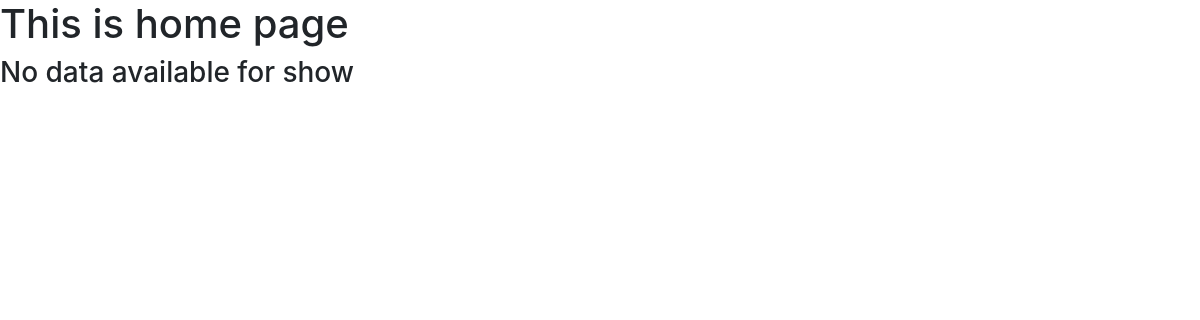
Before: / with the older database file.
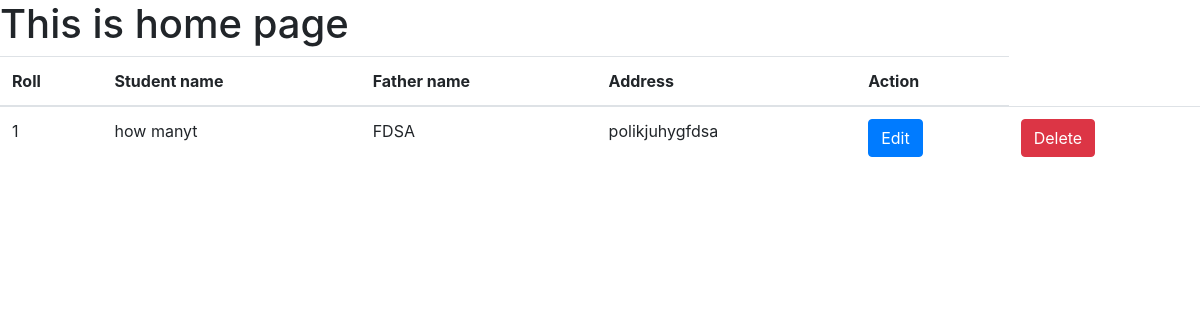
After: the same page with the newer database file.
### users/models.py (models this page shows, shortened)
class student (models.Model):
    name=models.CharField(max_length=30)
    roll =models.IntegerField(primary_key=True)
    address=models.TextField()
    father_name =models.TextField()

### users/views.py (the view)
# urls.py: 2. Add a URL to urlpatterns:  path('', views.home, name='home')
def home(request):
    student=models.student.objects.all()
    return render(request,"home.html",{'data':student})

### users/templates/home.html (shortened to what this page needs)
<!DOCTYPE html>
<html lang="en">
  <head>
    <link
      rel="stylesheet"
      href="https://cdn.jsdelivr.net/npm/bootstrap@4.0.0/dist/css/bootstrap.min.css"
    />
  </head>
  <body>
    <h1>This is home page</h1>
    {% if data %}
    <table class="table">
  <thead>
    <tr>
      <th scope="col">Roll</th>
      <th scope="col">Student name</th>
      <th scope="col">Father name</th>
      <th scope="col">Address</th>
      <th scope="col">Action</th>
    </tr>
  </thead>
  <tbody>
      {%for st in data%}
      <tr>
      <td>{{st.roll}}</td>
      <td>{{st.name}}</td>
      <td>{{st.father_name}}</td>
      <td>{{st.address}}</td>
      <td><a class="btn btn-primary text-white" href="{% url 'edit_student' st.roll %}">Edit</a></td>
      <td><a class="btn btn-danger text-white" href="{% url 'delete_student' st.roll %}">Delete</a></td>
      </tr>
      {% endfor %}
  </tbody>
</table>
    {% else %}
    <h3>No data available for show</h3>
    {% endif %}
  </body>
</html>

Changed rows visible on the page:
added student: roll "1", name "how manyt", father_name "FDSA", address "polikjuhygfdsa"
Other visible differences:
text no longer shown: "No data available for show"
text now shown: "Roll Student name Father name Address Action"
